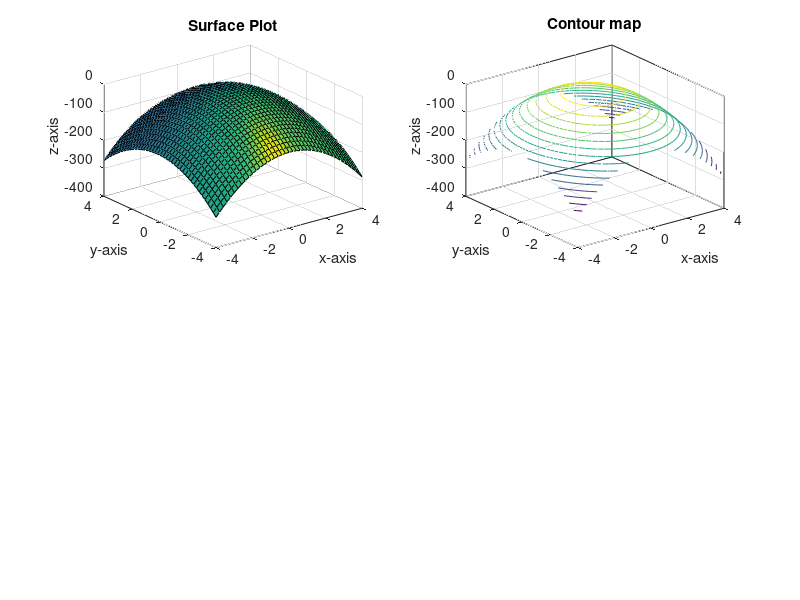

The MATLAB source for this figure:
[x,y]=meshgrid(-4.0:0.2:4.0,-4.0:0.2:4.0); % creating mesh grid
z=0.5*(-20*x.^2+x)+0.5*(-15*y.^2+5.*y); % creating function

subplot(2,2,1)
surfl(x,y,z); % creating the surface plot
axis([-4 4 -4 4 -400 0]) % establishing the axes
xlabel('x-axis'); ylabel('y-axis'); zlabel('z-axis'); % axes labels
title('Surface Plot'); % title plot

subplot(2,2,2)
contour3(x,y,z,15); % creating the contour plot
axis([-4 4 -4 4 -400 0]) % establishing the axes
xlabel('x-axis'); ylabel('y-axis'); zlabel('z-axis'); % axes labels
title('Contour map'); % title plot